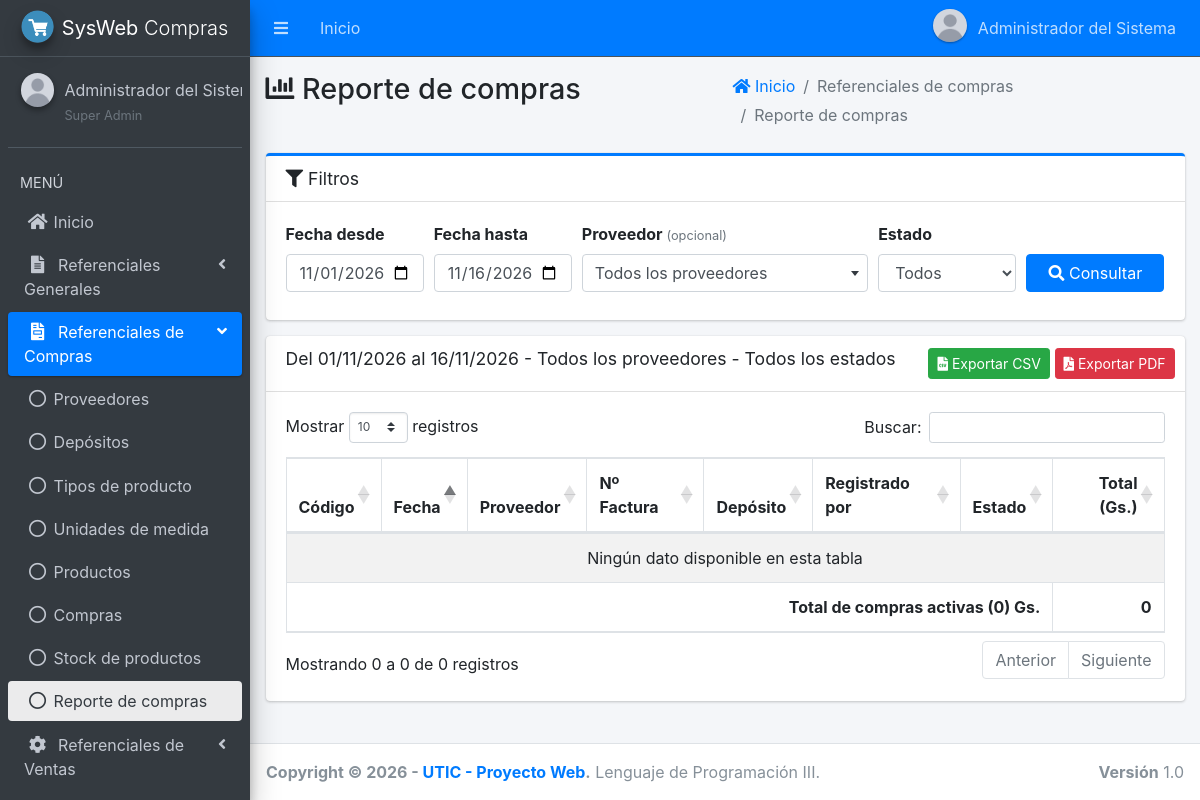
Page /main.php?module=reporte_compras (signed in) on the committed database.
### tables this page shows
CREATE TABLE menu (
    id_menu   INT AUTO_INCREMENT PRIMARY KEY,
    id_padre  INT NULL COMMENT 'NULL = opción de primer nivel o grupo',
    titulo    VARCHAR(50) NOT NULL,
    icono     VARCHAR(50) NOT NULL DEFAULT 'far fa-circle',
    modulo    VARCHAR(30) NULL COMMENT 'Clave del módulo (main.php?module=...). NULL = grupo',
    orden     INT NOT NULL DEFAULT 0,
    UNIQUE KEY uk_menu_modulo (modulo),
    CONSTRAINT fk_menu_padre FOREIGN KEY (id_padre)
        REFERENCES menu (id_menu) ON UPDATE CASCADE ON DELETE CASCADE
);

### app/config/database.php (called while the page is built, shortened)
<?php
function db(): PDO
{
    static $pdo = null;
    if ($pdo === null) {
        $dsn = 'mysql:host=' . DB_HOST . ';port=' . DB_PORT . ';dbname=' . DB_NAME . ';charset=utf8mb4';
        try {
            $pdo = new PDO($dsn, DB_USER, DB_PASS, [
                PDO::ATTR_ERRMODE            => PDO::ERRMODE_EXCEPTION,
                PDO::ATTR_DEFAULT_FETCH_MODE => PDO::FETCH_ASSOC,
                PDO::ATTR_EMULATE_PREPARES   => false,
            ]);
            $pdo->exec("SET time_zone = '" . date('P') . "'");
        } catch (PDOException $e) {
            error_log('Error de conexión: ' . $e->getMessage());
            http_response_code(500);
            exit('No se pudo conectar con la base de datos. Verifique la configuración en config/config.php.');
        }
    }
    return $pdo;
}

### app/core/rutas.php (called while the page is built, shortened)
<?php
return [
    'start'             => ['start.php',                 'start'],
    'password'          => ['password/form.php',         'password'],
    'perfil'            => ['perfil/view.php',           'perfil'],
    'form_perfil'       => ['perfil/form.php',           'perfil'],
    'user'              => ['user/view.php',             'user'],
    'form_user'         => ['user/form.php',             'user'],
    'permisos'          => ['permisos/view.php',         'permisos'],
    'departamento'      => ['departamento/view.php',     'departamento'],
    'form_departamento' => ['departamento/form.php',     'departamento'],
    'ciudad'            => ['ciudad/view.php',           'ciudad'],
    'form_ciudad'       => ['ciudad/form.php',           'ciudad'],
    'proveedores'       => ['proveedores/view.php',      'proveedores'],
    'form_proveedores'  => ['proveedores/form.php',      'proveedores'],
    'deposito'          => ['simple/view.php',           'deposito'],
    'form_deposito'     => ['simple/form.php',           'deposito'],
    'tipo_producto'     => ['simple/view.php',           'tipo_producto'],
    'form_tipo_producto'=> ['simple/form.php',           'tipo_producto'],
    'u_medida'          => ['simple/view.php',           'u_medida'],
    'form_u_medida'     => ['simple/form.php',           'u_medida'],
    'productos'         => ['productos/view.php',        'productos'],
    'form_productos'    => ['productos/form.php',        'productos'],
    'clientes'          => ['clientes/view.php',         'clientes'],
    'form_clientes'     => ['clientes/form.php',         'clientes'],
    'compras'           => ['compras/view.php',          'compras'],
    'form_compras'      => ['compras/form.php',          'compras'],
    'detalle_compras'   => ['compras/detalle.php',       'compras'],
    'ventas'            => ['ventas/view.php',           'ventas'],
    'form_ventas'       => ['ventas/form.php',           'ventas'],
    'detalle_ventas'    => ['ventas/detalle.php',        'ventas'],
    'reporte_ventas'    => ['reporte_ventas/view.php',   'reporte_ventas'],
    'timbrado'          => ['timbrado/view.php',         'timbrado'],
    'stock'             => ['stock/view.php',            'stock'],
    'reporte_compras'   => ['reporte_compras/view.php',  'reporte_compras'],
];

### app/views/layout/content.php (called while the page is built, shortened)
<?php
[$archivo, $permiso] = $rutas[$module];
include __DIR__ . '/../' . $archivo;

### app/core/reporte_compras.php (called while the page is built, shortened)
<?php
function fecha_valida(string $f): bool
{
    $d = DateTime::createFromFormat('!Y-m-d', $f);
    return $d !== false && $d->format('Y-m-d') === $f;
}
function reporte_filtros(array $get): array
{
    $f = [
        'desde'     => is_string($get['desde'] ?? null) ? $get['desde'] : date('Y-m-01'),
        'hasta'     => is_string($get['hasta'] ?? null) ? $get['hasta'] : date('Y-m-d'),
        'proveedor' => int_param($get, 'proveedor'),
        'estado'    => in_array($get['estado'] ?? '', ['activo', 'anulado'], true) ? $get['estado'] : '',
        'errores'   => [],
    ];
    return $f;
}
function reporte_compras(array $f): array
{
    $sql = 'SELECT c.id_compra, c.fecha, c.hora, c.nro_factura, c.total, c.estado,
                   p.razon_social, p.ruc, d.descrip AS deposito, u.nombre AS usuario
            FROM compra c
            JOIN proveedor p ON p.id_proveedor = c.id_proveedor
            JOIN deposito  d ON d.id_deposito  = c.id_deposito
            JOIN usuarios  u ON u.id_usuario   = c.id_usuario
            WHERE c.fecha BETWEEN ? AND ?';
    $params = [$f['desde'], $f['hasta']];
    $sql .= ' ORDER BY c.fecha, c.id_compra';
    $st = db()->prepare($sql);
    $st->execute($params);
    return $st->fetchAll();
}
function reporte_descripcion(array $f): string
{
    $txt = 'Del ' . date('d/m/Y', strtotime($f['desde'])) . ' al ' . date('d/m/Y', strtotime($f['hasta']));
    if ($f['proveedor'] > 0) {
        $st = db()->prepare('SELECT razon_social FROM proveedor WHERE id_proveedor = ?');
        $st->execute([$f['proveedor']]);
        $txt .= ' - Proveedor: ' . ($st->fetchColumn() ?: 'inexistente');
    } else {
        $txt .= ' - Todos los proveedores';
    }
    $txt .= $f['estado'] !== '' ? ' - Estado: ' . $f['estado'] : ' - Todos los estados';
    return $txt;
}
function reporte_total(array $filas): int
{
    $total = 0;
    return $total;
}
function reporte_query(array $f): string
{
    return http_build_query(['desde' => $f['desde'], 'hasta' => $f['hasta'],
                             'proveedor' => $f['proveedor'], 'estado' => $f['estado']]);
}

### app/views/reporte_compras/view.php (the view, shortened to what this page needs)
<?php
require_once __DIR__ . '/../../core/reporte_compras.php';
$f           = reporte_filtros($_GET);
$filas       = reporte_compras($f);
$total       = reporte_total($filas);
?>
<section class="content">
    <div class="container-fluid">
        <div class="card card-primary card-outline">
            <div class="card-header"><h3 class="card-title"><i class="fas fa-filter"></i> Filtros</h3></div>
            <div class="card-body">
                <form method="get" action="main.php" class="form-row align-items-end">
                    <div class="col-md-2 col-sm-6 mb-2">
                        <label for="desde">Fecha desde</label>
                        <input type="date" class="form-control" id="desde" name="desde" value="<?= e($f['desde']) ?>" required>
                    </div>
                    <div class="col-md-2 col-sm-6 mb-2">
                        <label for="hasta">Fecha hasta</label>
                        <input type="date" class="form-control" id="hasta" name="hasta" value="<?= e($f['hasta']) ?>" required>
                    </div>
                    <div class="col-md-4 col-sm-8 mb-2">
                        <label for="proveedor">Proveedor <small class="text-muted">(opcional)</small></label>
                    </div>
                    <div class="col-md-2 col-sm-4 mb-2">
                        <label for="estado">Estado</label>
                        <select class="form-control" id="estado" name="estado">
                            <option value="">Todos</option>
                        </select>
                    </div>
                    <div class="col-md-2 mb-2">
                        <button type="submit" class="btn btn-primary btn-block"><i class="fas fa-search"></i> Consultar</button>
                    </div>
                </form>
            </div>
        </div>
        <?php if ($f['errores']): ?>
            <div class="alert alert-warning"><i class="fas fa-exclamation-triangle"></i> <?= e(implode(' ', $f['errores'])) ?></div>
        <?php else: ?>
        <div class="card">
            <div class="card-header">
                <h3 class="card-title"><?= e(reporte_descripcion($f)) ?></h3>
                <div class="card-tools">
                    <a href="modules/reporte_compras/csv.php?<?= e(reporte_query($f)) ?>" class="btn btn-success btn-sm">
                        <i class="fas fa-file-csv"></i> Exportar CSV
                    </a>
                    <a href="modules/reporte_compras/pdf.php?<?= e(reporte_query($f)) ?>" target="_blank" class="btn btn-danger btn-sm">
                        <i class="fas fa-file-pdf"></i> Exportar PDF
                    </a>
                </div>
            </div>
            <div class="card-body table-responsive">
                <table class="table table-bordered table-striped table-hover datatable" data-order='[[1,"asc"]]'>
                    <thead>
                    <tr>
                        <th class="text-center">Código</th>
                        <th class="text-center">Fecha</th>
                        <th>Proveedor</th>
                        <th>Nº Factura</th>
                        <th>Depósito</th>
                        <th>Registrado por</th>
                        <th class="text-center">Estado</th>
                        <th class="text-right">Total (Gs.)</th>
                    </tr>
                    </thead>
                    <tbody>
                    </tbody>
                    <tfoot>
                    <tr>
                        <th colspan="7" class="text-right">Total de compras activas (<?= count(array_filter($filas, static function ($r) { return $r['estado'] === 'activo'; })) ?>) Gs.</th>
                        <th class="text-right"><?= gs($total) ?></th>
                    </tr>
                    </tfoot>
                </table>
            </div>
        </div>
        <?php endif; ?>
    </div>
</section>

### app/views/layout/side_menu.php (shortened to what this page needs)
<?php
$items = db()->query('SELECT id_menu, id_padre, titulo, icono, modulo FROM menu ORDER BY orden, id_menu')->fetchAll();
$raiz  = [];
$hijos = [];
foreach ($items as $it) {
    if ($it['id_padre'] === null) {
        $raiz[] = $it;
    } else {
        $hijos[(int) $it['id_padre']][] = $it;
    }
}
function menu_enlace(array $it, string $modulo_actual, bool $hijo): string
{
    $activo = $it['modulo'] === $modulo_actual ? ' active' : '';
    $icono  = $hijo ? 'far fa-circle nav-icon' : 'nav-icon ' . $it['icono'];
    return '<li class="nav-item"><a href="main.php?module=' . e($it['modulo']) . '" class="nav-link' . $activo . '">'
         . '<i class="' . e($icono) . '"></i><p>' . e($it['titulo']) . '</p></a></li>';
}
?>
<aside class="main-sidebar sidebar-dark-primary elevation-4">
    <a href="main.php?module=start" class="brand-link">
        <img src="assets/img/logo.png" alt="Logo" class="brand-image img-circle elevation-3">
        <span class="brand-text font-weight-light"><b><?= e(APP_SHORT) ?></b> Compras</span>
    </a>
    <div class="sidebar">
        <div class="user-panel mt-3 pb-3 mb-3 d-flex">
            <div class="image">
                <img src="<?= e(foto_url($_SESSION['foto'] ?? null)) ?>" class="img-circle elevation-2" alt="Foto">
            </div>
            <div class="info">
                <a href="main.php?module=perfil" class="d-block"><?= e($_SESSION['nombre']) ?></a>
                <small class="text-muted"><?= e($_SESSION['rol']) ?></small>
            </div>
        </div>
        <nav class="mt-2">
            <ul class="nav nav-pills nav-sidebar flex-column" data-widget="treeview" role="menu" data-accordion="false">
                <li class="nav-header">MENÚ</li>
                <?php foreach ($raiz as $it): ?>
                    <?php if ($it['modulo'] !== null): ?>
                        <?php if (can($it['modulo'])) echo menu_enlace($it, $modulo_actual, false); ?>
                    <?php else:
                        $visibles = array_filter($hijos[(int) $it['id_menu']] ?? [], static function ($h) {
                            return can($h['modulo']);
                        });
                        $abierto = in_array($modulo_actual, array_column($visibles, 'modulo'), true);
                    ?>
                        <li class="nav-item<?= $abierto ? ' menu-open' : '' ?>">
                            <a href="#" class="nav-link<?= $abierto ? ' active' : '' ?>">
                                <i class="nav-icon <?= e($it['icono']) ?>"></i>
                                <p><?= e($it['titulo']) ?> <i class="right fas fa-angle-left"></i></p>
                            </a>
                            <ul class="nav nav-treeview">
                                <?php foreach ($visibles as $h) echo menu_enlace($h, $modulo_actual, true); ?>
                            </ul>
                        </li>
                    <?php endif; ?>
                <?php endforeach; ?>
            </ul>
        </nav>
    </div>
</aside>

### public/assets/css/style.css (style rules this page uses)
.user-image, .user-panel .image img, .user-header img { object-fit: cover; }

### rows in the picture
menu: titulo "Inicio"
menu: titulo "Referenciales Generales"
menu: titulo "Referenciales de Compras"
menu: titulo "Proveedores"
menu: titulo "Depósitos"
menu: titulo "Tipos de producto"
menu: titulo "Unidades de medida"
menu: titulo "Productos"
menu: titulo "Compras"
menu: titulo "Stock de productos"
menu: titulo "Reporte de compras"
menu: titulo "Referenciales de Ventas"

### other values in the picture
$_SESSION['nombre'] "Administrador del Sistema"
APP_SHORT "SysWeb"
$_SESSION['nombre'] "Administrador del…"
$_SESSION['rol'] "Super Admin"
$titulo "Reporte de compras"
$texto "Referenciales de compras"
$texto "Reporte de compras"
reporte_descripcion($f) "Del 01/11/2026 al 16/11/2026 - Todos los proveedores - Todos los estados"
gs($total) "0"
